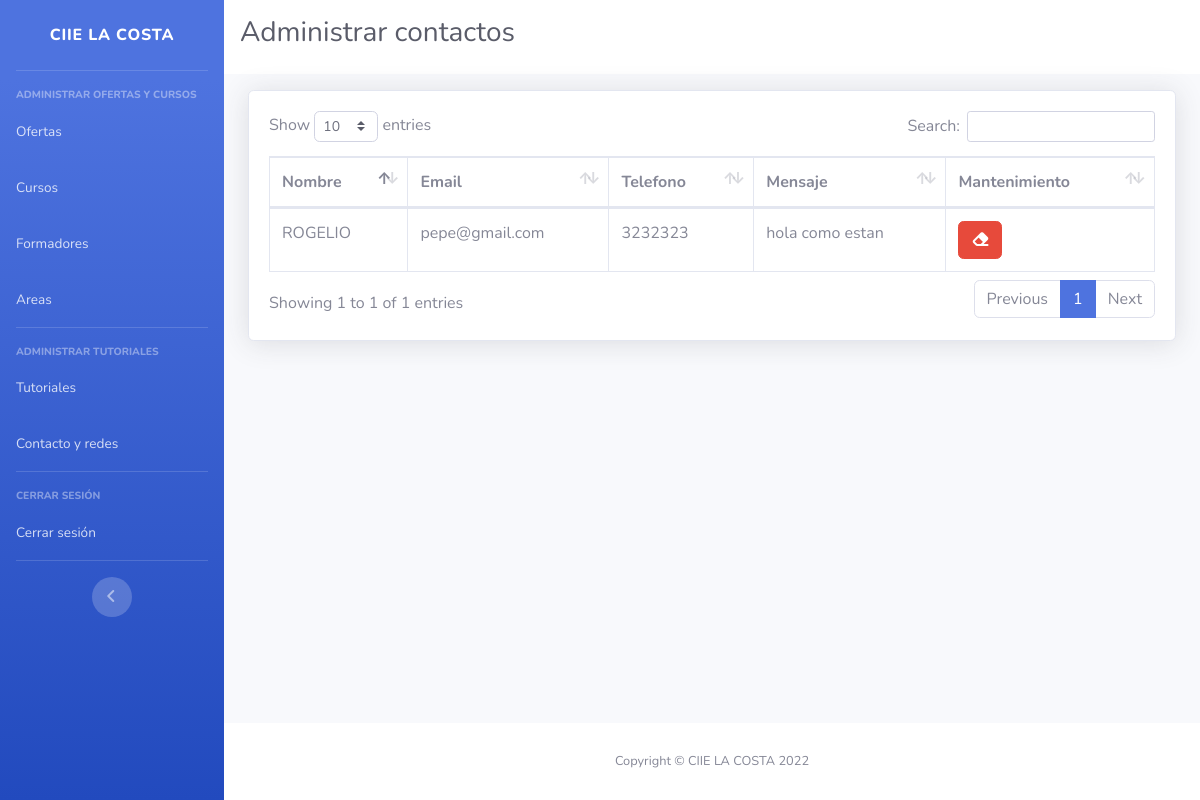
Screenshot of /admin/administrarContacto.php (signed in) with the database file from the repository.
### tables this page shows
CREATE TABLE `contacto` (
  `id` int(11) NOT NULL,
  `nombre` text NOT NULL,
  `email` varchar(150) NOT NULL,
  `telefono` varchar(12) NOT NULL,
  `mensaje` text NOT NULL
);

### admin/administrarContacto.php (the view, shortened to what this page needs)
<!DOCTYPE html>
<html lang="es">
<head>
    <link href="vendor/fontawesome-free/css/all.min.css" rel="stylesheet" type="text/css">
    <link rel="stylesheet" href="https://cdnjs.cloudflare.com/ajax/libs/font-awesome/6.2.0/css/all.min.css" />
    <link href="css/sb-admin-2.min.css" rel="stylesheet">
    <link href="vendor/datatables/dataTables.bootstrap4.min.css" rel="stylesheet">
</head>
<body id="page-top">
    <div id="wrapper">
        <?php include("modulos/sidebar.php") ?>
        <div id="content-wrapper" class="d-flex flex-column">
            <div id="content">
                <div class="row m-0 mb-3" style="background-color:#fff">
                    <h1 class="pl-3 pt-3 h3 mb-4 text-gray-800">Administrar contactos</h1>
                </div>
                <div class="container-fluid">
                    <div class="card shadow mb-4">
                        <div class="card-body">
                            <div class="table-responsive">
                                <table class="table table-bordered" id="dataTable" width="100%" cellspacing="0">
                                    <thead>
                                        <tr>
                                            <th>Nombre</th>
                                            <th>Email</th>
                                            <th>Telefono</th>
                                            <th>Mensaje</th>
                                            <th>Mantenimiento</th>
                                        </tr>
                                    </thead>
                                    <tbody>
                                    <?php
                                        include("../connection.php");
                                        $sql = "SELECT * FROM `contacto` WHERE 1";
                                        $sqlEX = mysqli_query($connection, $sql);
                                        foreach($sqlEX as $row) {
                                            $id = $row["id"];
                                            echo '
                                            <tr>
                                            <td>'.$row["nombre"].'</td>
                                            <td>'.$row["email"].'</td>
                                            <td>'.$row["telefono"].'</td>
                                            <td>'.$row["mensaje"].'</td>
                                            <td>
                                            <button class="btn btn-danger" name="submit"><a style="color:white; text-decoration: none;" data-id="'.$id.'" id="borrarMensaje"><i class="fa-solid fa-eraser"></i></a></button>
                                            </td>
                                            </tr>
                                            ';
                                        }
                                    ?>
                                    </tbody>
                                </table>
                            </div>
                        </div>
                    </div>
                </div>
            </div>
            <?php include('modulos/footer.php'); ?>
        </div>
    </div>
</body>
</html>

### rows the page displays
contacto: nombre "ROGELIO", email "pepe@gmail.com", telefono "3232323", mensaje "hola como estan"
